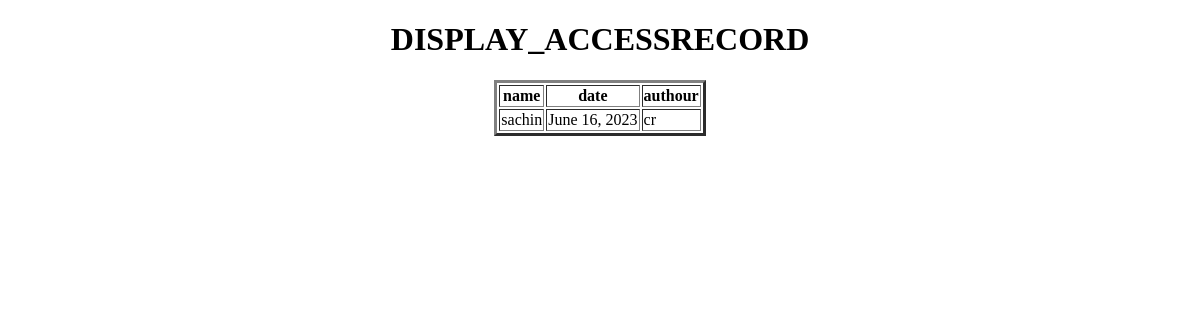
/display_accessrecord/, run on an earlier commit of the app's database.
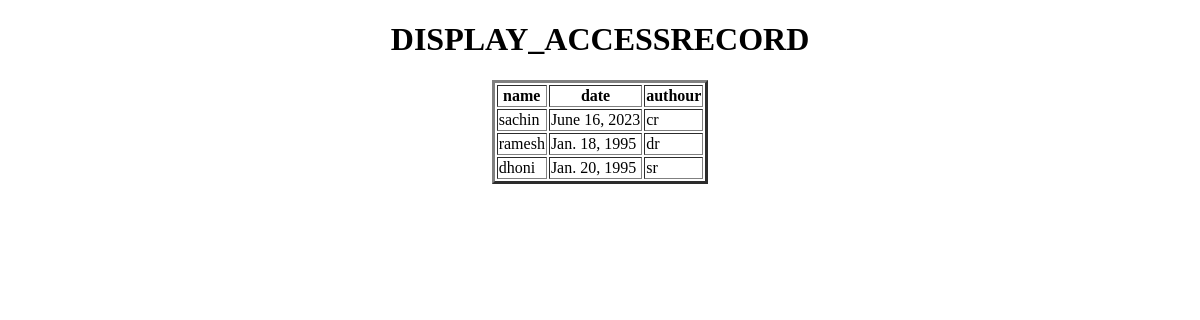
And on a later commit of the database.
### app/models.py (models this page shows, shortened)
class AccessRecord(models.Model):
    name=models.ForeignKey(Webpage,on_delete=models.CASCADE)
    date=models.DateField()
    authour=models.CharField(max_length=100)

class Webpage(models.Model) :
    topic_name=models.ForeignKey(Topic,on_delete=models.CASCADE)
    name=models.CharField(max_length=100)
    url=models.URLField()
    def __str__(self) -> str:
        return self.name

### app/views.py (the view)
# urls.py: path('display_accessrecord/',display_accessrecord,name='display_accessrecord'),
def display_accessrecord(request):
    accessrecord=AccessRecord.objects.all()
    accessrecord=AccessRecord.objects.filter(date='1995-01-18')
    accessrecord=AccessRecord.objects.filter(date__gt='1995-01-18')
    accessrecord=AccessRecord.objects.filter(date__lt='1995-01-18')
    accessrecord=AccessRecord.objects.filter(date__lte='1995-01-18')
    accessrecord=AccessRecord.objects.filter(date__gte='1995-01-18')
    accessrecord=AccessRecord.objects.filter(date__year='2002')
    accessrecord=AccessRecord.objects.filter(date__month='06')
    accessrecord=AccessRecord.objects.filter(date__year__gte='2002')
    accessrecord=AccessRecord.objects.filter(date__year__lte='2002')
    accessrecord=AccessRecord.objects.filter(date__day__gt='12')
    d={'accessrecord':accessrecord}
    return render(request,'display_accessrecord.html',d)

### templates/display_accessrecord.html (shortened to what this page needs)
<!DOCTYPE html>
<html lang="en">
<head>
</head>
<body>
    <center>
        <h1>DISPLAY_ACCESSRECORD</h1>
        <table border="3px">
            <tr>
                <th>name</th>
                <th>date</th>
                <th>authour</th>
            </tr>
           {% for ao in accessrecord %}
           <tr>
            <td>{{ao.name}}</td>
            <td>{{ao.date}}</td>
            <td>{{ao.authour}}</td>
            </tr>
           {% endfor %}
        </table>
    </center>
</body>
</html>

What changed in the data, as far as the page shows it:
added AccessRecord: name "ramesh", date "Jan. 18, 1995", authour "dr"
added AccessRecord: name "dhoni", date "Jan. 20, 1995", authour "sr"
